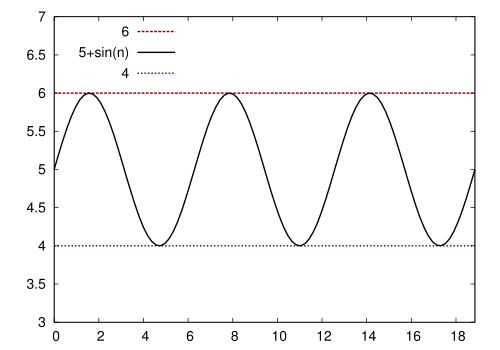

Recreate this plot in gnuplot.
set xrange [0:6*3.1415]
set yrange [3:7]
set key top left spacing 1.5
plot \
   6 with lines ls 2 title "6", \
   5+sin(x) with lines ls 1 title "5+sin(n)", \
   4 with lines ls 3 title "4"
